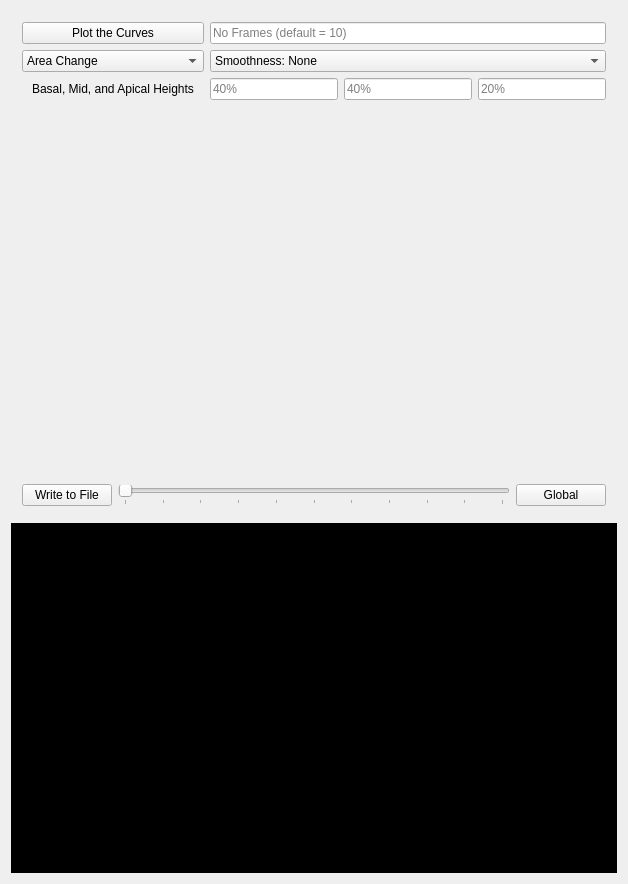
<?xml version="1.0" encoding="UTF-8"?>
<ui version="4.0">
 <class>MmcwViewControlsPlot</class>
 <widget class="QWidget" name="MmcwViewControlsPlot">
  <property name="geometry">
   <rect>
    <x>0</x>
    <y>0</y>
    <width>628</width>
    <height>882</height>
   </rect>
  </property>
  <property name="windowTitle">
   <string>QmitkTemplate</string>
  </property>
  <layout class="QVBoxLayout" name="verticalLayout">
   <item>
    <widget class="QWidget" name="Controls_1" native="true">
     <layout class="QGridLayout" name="gridLayout">
      <item row="4" column="1">
       <widget class="QLineEdit" name="lineEdit_1">
        <property name="toolTip">
         <string>Basal Segments</string>
        </property>
        <property name="inputMethodHints">
         <set>Qt::ImhDigitsOnly</set>
        </property>
        <property name="inputMask">
         <string>99</string>
        </property>
        <property name="maxLength">
         <number>2</number>
        </property>
        <property name="placeholderText">
         <string>40%</string>
        </property>
       </widget>
      </item>
      <item row="4" column="2">
       <widget class="QLineEdit" name="lineEdit_2">
        <property name="toolTip">
         <string>Mid Segments</string>
        </property>
        <property name="inputMethodHints">
         <set>Qt::ImhDigitsOnly</set>
        </property>
        <property name="inputMask">
         <string>99</string>
        </property>
        <property name="placeholderText">
         <string>40%</string>
        </property>
       </widget>
      </item>
      <item row="4" column="3">
       <widget class="QLineEdit" name="lineEdit_3">
        <property name="toolTip">
         <string>Apical Segments</string>
        </property>
        <property name="inputMethodHints">
         <set>Qt::ImhDigitsOnly</set>
        </property>
        <property name="inputMask">
         <string>99</string>
        </property>
        <property name="placeholderText">
         <string>20%</string>
        </property>
       </widget>
      </item>
      <item row="4" column="0">
       <widget class="QLabel" name="label">
        <property name="text">
         <string>Basal, Mid, and Apical Heights</string>
        </property>
        <property name="textFormat">
         <enum>Qt::PlainText</enum>
        </property>
        <property name="alignment">
         <set>Qt::AlignCenter</set>
        </property>
       </widget>
      </item>
      <item row="1" column="0">
       <widget class="QPushButton" name="button_1">
        <property name="toolTip">
         <string>Do image processing</string>
        </property>
        <property name="text">
         <string>Plot the Curves</string>
        </property>
       </widget>
      </item>
      <item row="2" column="0">
       <widget class="QComboBox" name="comboBox">
        <property name="maximumSize">
         <size>
          <width>16777215</width>
          <height>156</height>
         </size>
        </property>
        <item>
         <property name="text">
          <string>Area Change</string>
         </property>
        </item>
        <item>
         <property name="text">
          <string>Circumferential Small Strain</string>
         </property>
        </item>
        <item>
         <property name="text">
          <string>Circumferential Large Strain</string>
         </property>
        </item>
        <item>
         <property name="text">
          <string>Longitudinal Small Strain</string>
         </property>
        </item>
        <item>
         <property name="text">
          <string>Longitudinal Large Strain</string>
         </property>
        </item>
       </widget>
      </item>
      <item row="1" column="1" colspan="3">
       <widget class="QLineEdit" name="lineEdit_F">
        <property name="placeholderText">
         <string>No Frames (default = 10)</string>
        </property>
       </widget>
      </item>
      <item row="2" column="1" colspan="3">
       <widget class="QComboBox" name="comboBox_S">
        <item>
         <property name="text">
          <string>Smoothness: None</string>
         </property>
        </item>
        <item>
         <property name="text">
          <string>Smoothness: Medium</string>
         </property>
        </item>
        <item>
         <property name="text">
          <string>Smoothness: High</string>
         </property>
        </item>
       </widget>
      </item>
     </layout>
    </widget>
   </item>
   <item>
    <widget class="QVTKWidget" name="widget_1" native="true">
     <property name="sizePolicy">
      <sizepolicy hsizetype="Minimum" vsizetype="MinimumExpanding">
       <horstretch>0</horstretch>
       <verstretch>0</verstretch>
      </sizepolicy>
     </property>
     <property name="minimumSize">
      <size>
       <width>400</width>
       <height>350</height>
      </size>
     </property>
    </widget>
   </item>
   <item>
    <widget class="QWidget" name="Controls_2" native="true">
     <layout class="QHBoxLayout" name="horizontalLayout">
      <item>
       <widget class="QPushButton" name="button_2">
        <property name="minimumSize">
         <size>
          <width>90</width>
          <height>0</height>
         </size>
        </property>
        <property name="text">
         <string>Write to File</string>
        </property>
       </widget>
      </item>
      <item>
       <widget class="QSlider" name="horizontalSlider">
        <property name="minimum">
         <number>0</number>
        </property>
        <property name="maximum">
         <number>10</number>
        </property>
        <property name="sliderPosition">
         <number>0</number>
        </property>
        <property name="tracking">
         <bool>true</bool>
        </property>
        <property name="orientation">
         <enum>Qt::Horizontal</enum>
        </property>
        <property name="tickPosition">
         <enum>QSlider::TicksBelow</enum>
        </property>
        <property name="tickInterval">
         <number>1</number>
        </property>
       </widget>
      </item>
      <item>
       <widget class="QPushButton" name="button_3">
        <property name="minimumSize">
         <size>
          <width>90</width>
          <height>0</height>
         </size>
        </property>
        <property name="text">
         <string>Global</string>
        </property>
        <property name="checkable">
         <bool>true</bool>
        </property>
       </widget>
      </item>
     </layout>
    </widget>
   </item>
   <item>
    <widget class="QmitkPlotWidget" name="widget_2" native="true">
     <property name="sizePolicy">
      <sizepolicy hsizetype="Minimum" vsizetype="MinimumExpanding">
       <horstretch>0</horstretch>
       <verstretch>0</verstretch>
      </sizepolicy>
     </property>
     <property name="minimumSize">
      <size>
       <width>400</width>
       <height>350</height>
      </size>
     </property>
     <property name="styleSheet">
      <string notr="true">background-color: black; color: white;</string>
     </property>
    </widget>
   </item>
   <item>
    <spacer name="spacer">
     <property name="orientation">
      <enum>Qt::Vertical</enum>
     </property>
     <property name="sizeType">
      <enum>QSizePolicy::Expanding</enum>
     </property>
     <property name="sizeHint" stdset="0">
      <size>
       <width>20</width>
       <height>22</height>
      </size>
     </property>
    </spacer>
   </item>
  </layout>
 </widget>
 <layoutdefault spacing="6" margin="11"/>
 <customwidgets>
  <customwidget>
   <class>QVTKWidget</class>
   <extends>QWidget</extends>
   <header>QVTKWidget.h</header>
   <container>1</container>
  </customwidget>
  <customwidget>
   <class>QmitkPlotWidget</class>
   <extends>QWidget</extends>
   <header>QmitkPlotWidget.h</header>
   <container>1</container>
  </customwidget>
 </customwidgets>
 <resources/>
 <connections/>
</ui>
